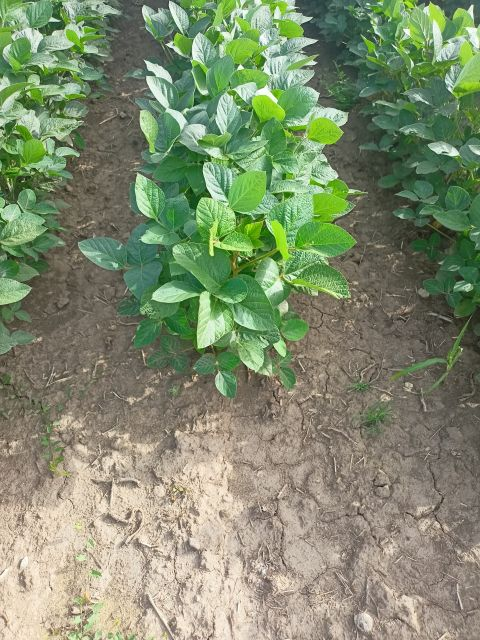
#> input picture Teams/korov_kultura/dataset/train/images/IMG20240622080645.jpg, 480 x 640 px; its folder holds only this picture in this run
$ python 3d_opencv_hsv_mask_multiple_colors.py
#> lines starting #> are read from the running program, lines starting #| are printed output that depends on the picture; after the words box and inside, x2 and y2 are one past the last pixel; in counts of white or black regions, pixels touching at a corner belong together
import cv2
import numpy as np
import os
import glob

image_dir = '/home/aleksandar/Desktop/ADOS_2024_FORK/Teams/smeće_plast_čep/dataset/train/images'

image_paths = glob.glob(os.path.join(image_dir, '*.*'))

color_ranges = {
    'black': ([0, 0, 0], [180, 255, 45]),
    'white': ([0, 0, 240], [180, 111, 255]),
    'red': ([159, 50, 70], [180, 255, 255]),
    'green': ([36, 50, 70], [89, 255, 255]),
    'blue': ([90, 50, 70], [128, 255, 255]),
    'yellow': ([25, 50, 70], [35, 255, 255]),
    'orange': ([9, 100, 100], [29, 255, 255])
}

for image_path in image_paths:

    image = cv2.imread(image_path)
#> image is the input picture: shape (640, 480, 3); mean B, G, R 110.8, 141, 129
    if image is None:
        print(f"Failed to load image {image_path}")
        continue

    hsv_image = cv2.cvtColor(image, cv2.COLOR_BGR2HSV)
#> hsv_image: shape (640, 480, 3); mean H, S, V 36.2, 68.8, 147


    final_labels = np.zeros(hsv_image.shape[:2], dtype=np.int32)
    label_count = 1

    for color, (lower, upper) in color_ranges.items():
        lower_bound = np.array(lower, dtype=np.uint8)
        upper_bound = np.array(upper, dtype=np.uint8)
        mask = cv2.inRange(hsv_image, lower_bound, upper_bound)

        kernel = np.ones((5, 5), np.uint8)
        mask = cv2.morphologyEx(mask, cv2.MORPH_CLOSE, kernel)
        mask = cv2.morphologyEx(mask, cv2.MORPH_OPEN, kernel)

        num_labels, labels_im = cv2.connectedComponents(mask)

        for i in range(1, num_labels):
            final_labels[labels_im == i] = label_count
            label_count += 1
#> this loop made 7 passes
#> num_labels on passes 1 to 7: 7, 65, 1, 25, 3, 42, 1
#> pass 1, `mask = cv2.inRange(hsv_image, lower_bound, upper_bound)`:
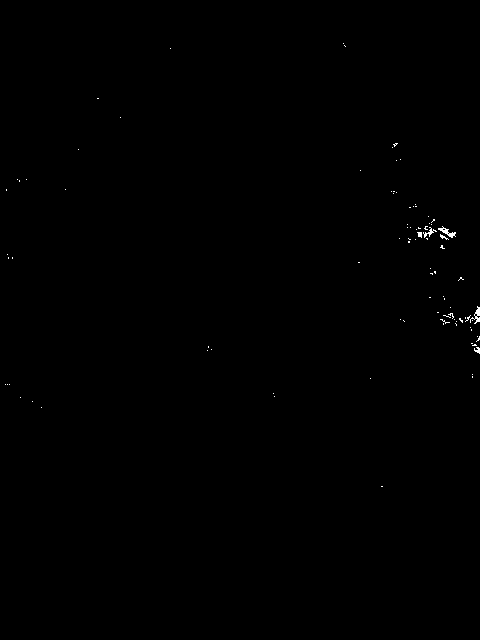
#> mask: shape (640, 480); 0.16% white in thin lines or dots, all inside (x1, y1, x2, y2) = (5, 43, 480, 487)
#> pass 1, `mask = cv2.morphologyEx(mask, cv2.MORPH_CLOSE, kernel)`:
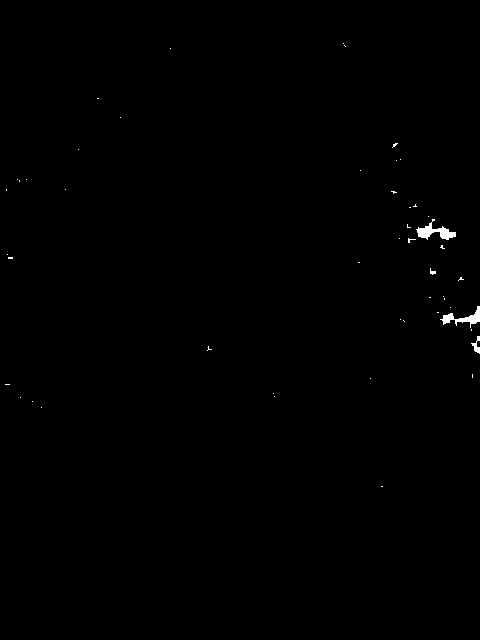
#> mask: shape (640, 480); 0.28% white; 49 white regions (45 under 20 px), largest, box (x1, y1, x2, y2) and area: (416, 219, 456, 240) 334, (440, 306, 480, 328) 284, (471, 336, 480, 354) 69, (430, 268, 436, 275) 22
#> pass 1, `mask = cv2.morphologyEx(mask, cv2.MORPH_OPEN, kernel)`:
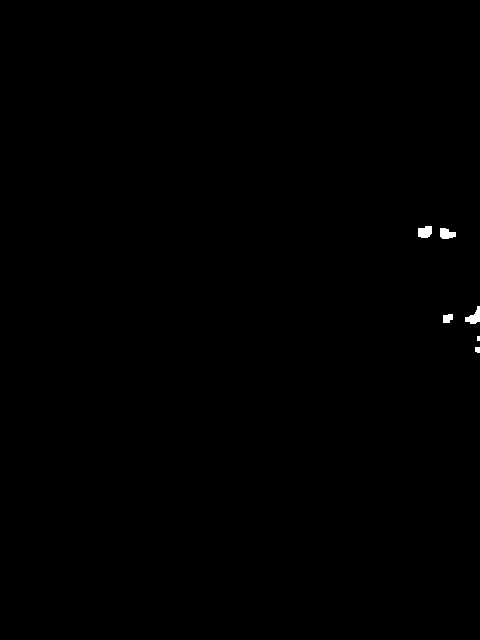
#> mask: shape (640, 480); 0.18% white; 6 white regions (1 under 20 px), largest, box (x1, y1, x2, y2) and area: (465, 306, 480, 324) 145, (418, 226, 432, 238) 142, (440, 228, 456, 239) 132, (443, 314, 453, 323) 76, (475, 347, 480, 353) 28
#> after the loop:
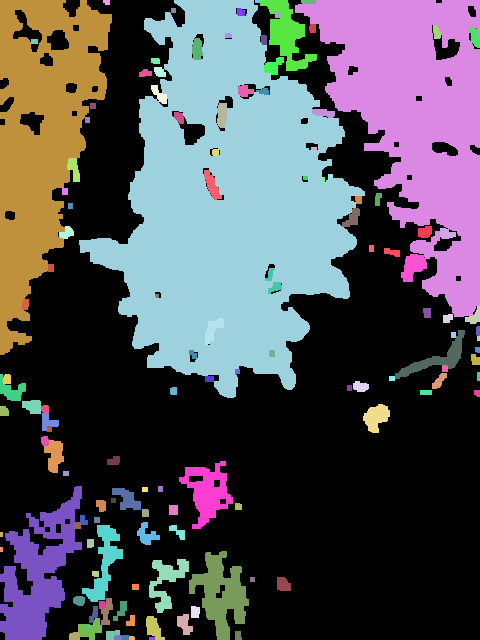
#> final_labels: shape (640, 480) int32; 131 distinct labels, from 0 to 137; one colour per label, 0 black
#> after the loop: mask: shape (640, 480); every value is 0
#> after the loop, label_count = 138

    final_labels_normalized = cv2.normalize(final_labels, None, 0, 255, cv2.NORM_MINMAX).astype(np.uint8)
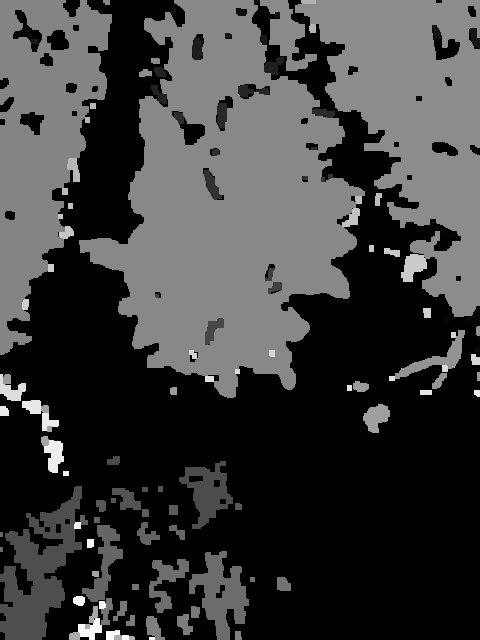
#> final_labels_normalized: shape (640, 480); min 0, max 255, mean 60.6

    cv2.imshow('Original Image', image)
    cv2.imshow('Final Mask', final_labels_normalized)
    cv2.waitKey(0)

cv2.destroyAllWindows()

$ run again, on Teams/korov_kultura/dataset/train/images/IMG20240622081648.jpg
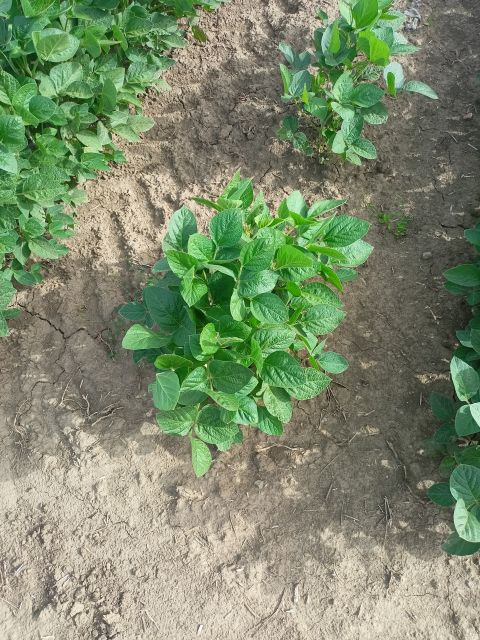
#> input picture Teams/korov_kultura/dataset/train/images/IMG20240622081648.jpg, 480 x 640 px
#> image is the input picture: shape (640, 480, 3); mean B, G, R 109.1, 139.7, 125.6
#> hsv_image: shape (640, 480, 3); mean H, S, V 35.2, 67.5, 144.1
#> the loop `for color, (lower, upper) in color_ranges.items():` made 7 passes
#> num_labels on passes 1 to 7: 7, 15, 1, 13, 1, 31, 1
#> after the loop `for color, (lower, upper) in color_ranges.items():`:
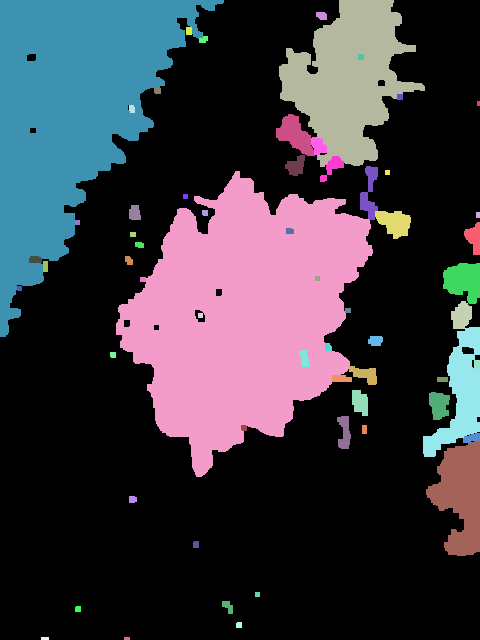
#> final_labels: shape (640, 480) int32; 63 distinct labels, from 0 to 62; one colour per label, 0 black
#> after the loop `for color, (lower, upper) in color_ranges.items():`: label_count = 63
#> `final_labels_normalized = cv2.normalize(final_labels, None, 0, 255, cv..`:
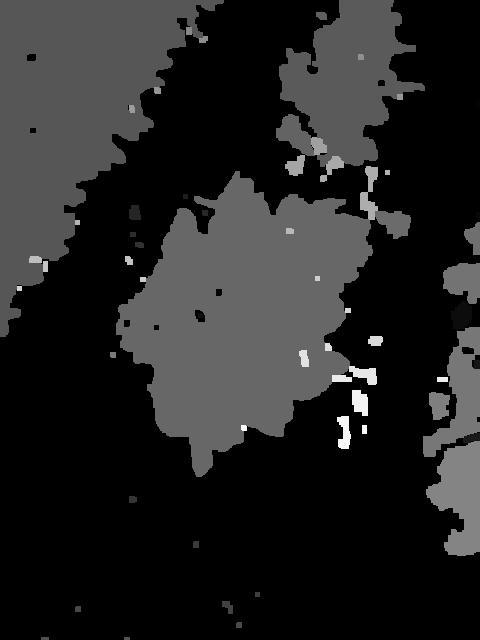
#> final_labels_normalized: shape (640, 480); min 0, max 255, mean 35.8

$ run again, on Teams/korov_kultura/dataset/train/images/IMG20240622084021.jpg
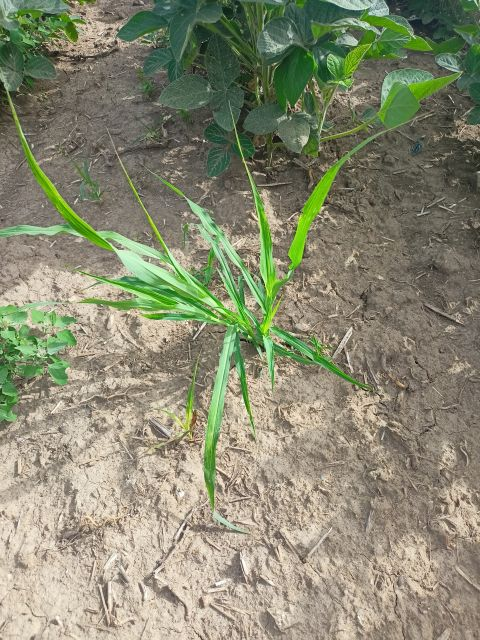
#> input picture Teams/korov_kultura/dataset/train/images/IMG20240622084021.jpg, 480 x 640 px
#> image is the input picture: shape (640, 480, 3); mean B, G, R 114.2, 138.3, 137.1
#> hsv_image: shape (640, 480, 3); mean H, S, V 28.3, 60.3, 146.1
#> the loop `for color, (lower, upper) in color_ranges.items():` made 7 passes
#> num_labels on passes 1 to 7: 16, 35, 1, 15, 1, 44, 2
#> after the loop `for color, (lower, upper) in color_ranges.items():`:
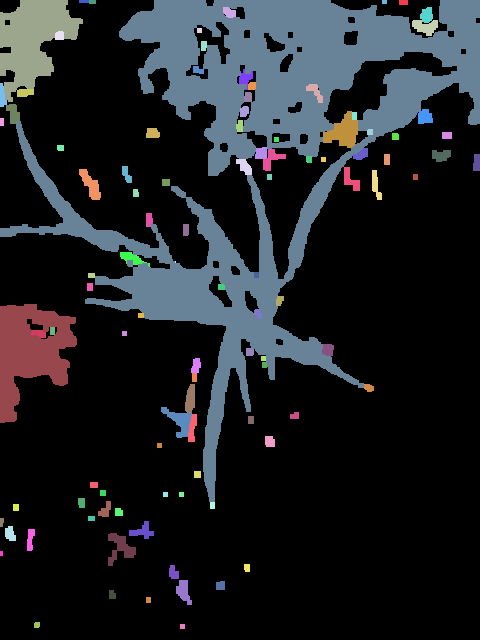
#> final_labels: shape (640, 480) int32; 105 distinct labels, from 0 to 107; one colour per label, 0 black
#> after the loop `for color, (lower, upper) in color_ranges.items():`: label_count = 108
#> `final_labels_normalized = cv2.normalize(final_labels, None, 0, 255, cv..`:
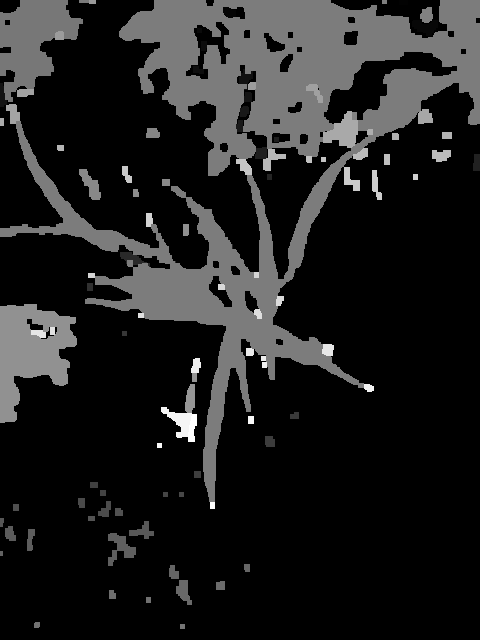
#> final_labels_normalized: shape (640, 480); min 0, max 255, mean 31.2
